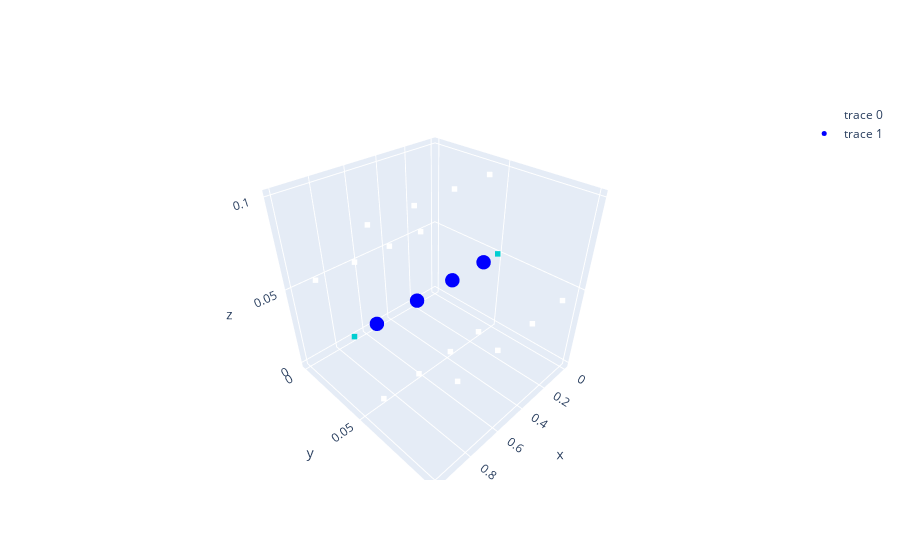

Notebook code for this chart:
### Code cell
# ------------Mesh definition and border conditions ----
malla = Mesh(1, volumes=nx,lengths=(lx,0.1,0.1))
#-------------Definimos fronteras ----------
malla.tag_wall_dirichlet('W',TA)
malla.tag_wall_dirichlet('E',TB)
malla.draw()

### Figure 1 — Plotly figure (JSON) as saved in the notebook; plotly's stock layout.template omitted (floating-point values rounded to 4 significant figures)
{"data": [{"marker": {"color": ["white", "white", "white", "white", "white", "white", "white", "white", "darkturquoise", "darkturquoise", "white", "white", "white", "white", "white", "white", "white", "white"], "size": 2, "symbol": "square"}, "mode": "markers", "type": "scatter3d", "x": [0.125, 0.375, 0.625, 0.875, 0.125, 0.375, 0.625, 0.875, 0, 1, 0.125, 0.375, 0.625, 0.875, 0.125, 0.375, 0.625, 0.875], "y": [0.05, 0.05, 0.05, 0.05, 0, 0, 0, 0, 0.05, 0.05, 0.1, 0.1, 0.1, 0.1, 0.05, 0.05, 0.05, 0.05], "z": [0, 0, 0, 0, 0.05, 0.05, 0.05, 0.05, 0.05, 0.05, 0.05, 0.05, 0.05, 0.05, 0.1, 0.1, 0.1, 0.1]}, {"marker": {"color": "blue", "size": 5}, "mode": "markers", "type": "scatter3d", "x": [0.125, 0.375, 0.625, 0.875], "y": [0.05, 0.05, 0.05, 0.05], "z": [0.05, 0.05, 0.05, 0.05]}], "layout": {}}
